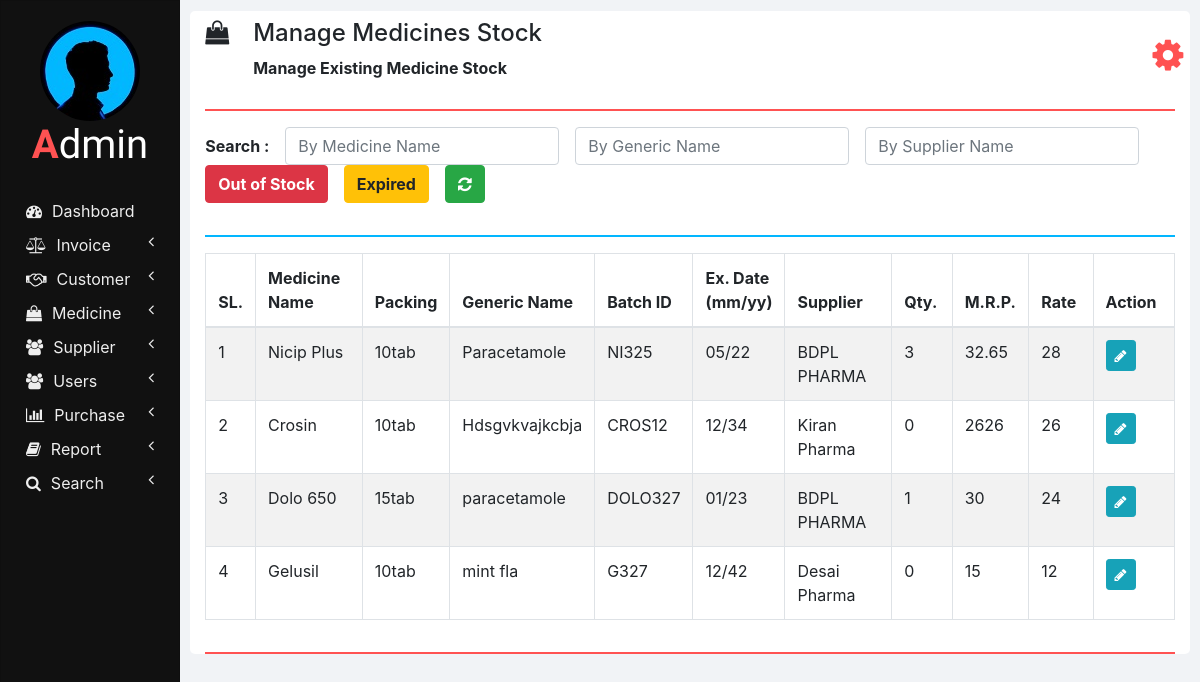
Page /manage_medicine_stock.php on the committed database.
### tables this page shows
CREATE TABLE `medicines` (
  `id` int(11) NOT NULL,
  `name` varchar(100) NOT NULL,
  `packing` varchar(20) NOT NULL,
  `generic_name` varchar(100) NOT NULL,
  `supplier_name` varchar(100) NOT NULL
);

CREATE TABLE `medicines_stock` (
  `id` int(11) NOT NULL,
  `name` varchar(100) NOT NULL,
  `batch_id` varchar(20) NOT NULL,
  `expiry_date` varchar(10) NOT NULL,
  `quantity` int(11) NOT NULL,
  `mrp` double NOT NULL,
  `rate` double NOT NULL
);

### php/manage_medicine_stock.php (the view, shortened to what this page needs)
<?php
  function showMedicinesStock($id) {
    require "db_connection.php";
    if($con) {
      $seq_no = 0;
      $query = "SELECT * FROM medicines INNER JOIN medicines_stock ON medicines.name = medicines_stock.name";
      $result = mysqli_query($con, $query);
      while($row = mysqli_fetch_array($result)) {
        $seq_no++;
        if($row['batch_id'] == $id)
          showEditOptionsRow($seq_no, $row);
        else
          showMedicineStockRow($seq_no, $row);
      }
    }
  }
  function showMedicineStockRow($seq_no, $row) {
    ?>
    <tr>
      <td><?php echo $seq_no; ?></td>
      <td><?php echo $row['name']; ?></td>
      <td><?php echo $row['packing']; ?></td>
      <td><?php echo $row['generic_name']; ?></td>
      <td><?php echo $row['batch_id']; ?></td>
      <td><?php echo $row['expiry_date']; ?></td>
      <td><?php echo $row['supplier_name']; ?></td>
      <td><?php echo $row['quantity']; ?></td>
      <td><?php echo $row['mrp']; ?></td>
      <td><?php echo $row['rate']; ?></td>
      <td>
        <button href="" class="btn btn-info btn-sm" onclick="editMedicineStock('<?php echo $row['batch_id']; ?>');">
          <i class="fa fa-pencil"></i>
        </button>
      </td>
    </tr>
    <?php
  }
  ?>

### css/sidenav.css (style rules this page uses)
body { background-color: #f1f3f6; }
.sidenav { width: 15%; height: 100vh; background-color: #222222; position: fixed; z-index: 1; flex: 1 0 auto; }
.card { width: 100%; height: 100%; top: 0; border-radius: 0; background-color: #111111; }
.logo .logo-caption { font-family: 'Poiret One', cursive; color: #ffffff; text-align: center; margin-bottom: 25px; }
.logo .profile { margin-left: 50%; border-radius: 50%; transform: translate(-50%); }
.logo .tweak { color: #ff5252; font-weight: bold; }
.main-menu-item { padding: 5px 5px; cursor: pointer; }
.main-menu-item > a { color: #eeeeee; text-decoration: none; font-size: 16px; }
.main-menu-item > a > span { margin-left: 10px; }

### css/home.css (style rules this page uses)
html, body { height: 100vh; }

### rows in the picture
medicines: seq_no "1", medicines_stock.name "Nicip Plus", packing "10tab", generic_name "Paracetamole", medicines_stock.batch_id "NI325", medicines_stock.expiry_date "05/22", supplier_name "BDPL PHARMA", medicines_stock.quantity "3", medicines_stock.mrp "32.65", medicines_stock.rate "28"
medicines: seq_no "2", medicines_stock.name "Crosin", packing "10tab", generic_name "Hdsgvkvajkcbja", medicines_stock.batch_id "CROS12", medicines_stock.expiry_date "12/34", supplier_name "Kiran Pharma", medicines_stock.quantity "0", medicines_stock.mrp "2626", medicines_stock.rate "26"
medicines: seq_no "3", medicines_stock.name "Dolo 650", packing "15tab", generic_name "paracetamole", medicines_stock.batch_id "DOLO327", medicines_stock.expiry_date "01/23", supplier_name "BDPL PHARMA", medicines_stock.quantity "1", medicines_stock.mrp "30", medicines_stock.rate "24"
medicines: seq_no "4", medicines_stock.name "Gelusil", packing "10tab", generic_name "mint fla", medicines_stock.batch_id "G327", medicines_stock.expiry_date "12/42", supplier_name "Desai Pharma", medicines_stock.quantity "0", medicines_stock.mrp "15", medicines_stock.rate "12"

### other values in the picture
$heading "Manage Medicines Stock"
$sub_heading "Manage Existing Medicine Stock"
